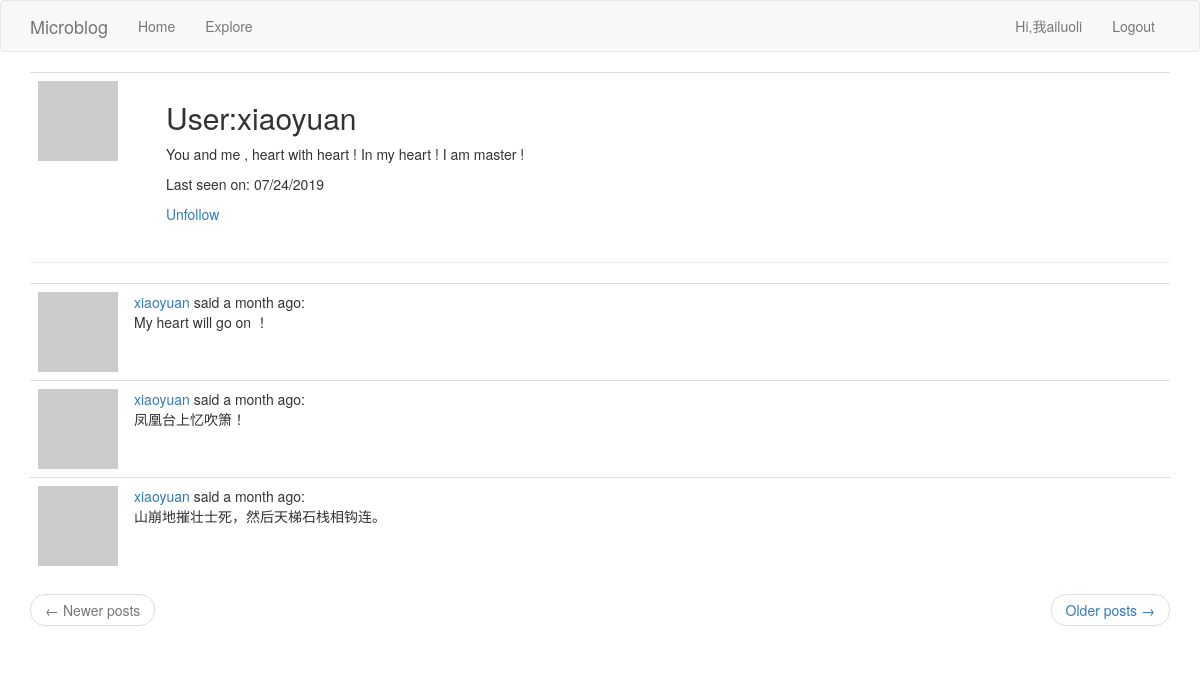
Page /user/xiaoyuan (signed in) on the committed database.
### app/models.py (models this page shows, shortened)
class User(UserMixin, db.Model):
	id = db.Column(db.Integer, primary_key=True)
	username = db.Column(db.String(64), index=True, unique=True)
	email = db.Column(db.String(120), index=True, unique=True)
	password_hash = db.Column(db.String(128))
	posts = db.relationship('Post', backref='author', lazy='dynamic')
	about_me = db.Column(db.String(140))
	last_seen = db.Column(db.DateTime, default=datetime.utcnow())
	followed = db.relationship(
		'User',
		secondary=followers,
		primaryjoin=(followers.c.follower_id == id),
		secondaryjoin=(followers.c.followed_id == id),
		backref=db.backref('followers', lazy='dynamic'),
		lazy='dynamic'
	)
	def avatar(self, size):
		digest = md5(self.email.lower().encode('utf-8')).hexdigest()
		return 'https://www.gravatar.com/avatar/{}?d=identicon&s={}'.format(digest, size)
	def is_following(self, user):
		return self.followed.filter(followers.c.followed_id == user.id).count() > 0

class Post(db.Model):
	id = db.Column(db.Integer, primary_key=True)
	body = db.Column(db.String(1024))
	timestamp = db.Column(db.DateTime, index=True, default=datetime.utcnow)
	user_id = db.Column(db.Integer, db.ForeignKey('user.id'))

### app/routes.py (the view)
@app.route('/user/<username>')
@login_required
def user(username):
	user = User.query.filter_by(username=username).first_or_404()
	page = request.args.get('page', 1, type=int)
	posts = user.posts.order_by(Post.timestamp.desc()).paginate(page, app.config['POSTS_PER_PAGE'], False)
	prev_url = url_for('user', username=username, page=posts.prev_num) if posts.has_prev else None
	next_url = url_for('user', username=username, page=posts.next_num) if posts.has_next else None
	return render_template('user.html', title='Profile', user=user, posts=posts.items, next_url=next_url,
						   prev_url=prev_url)

### app/models.py (called while the page is built)
@login.user_loader
def load_user(id):
	return User.query.get(int(id))

### app/routes.py (called while the page is built)
@app.before_request
def before_request():
	if current_user.is_authenticated:
		current_user.last_seen = datetime.utcnow()
		db.session.commit()

### app/templates/user.html (shortened to what this page needs)
{% extends 'base.html' %}
{% block app_content %}
    <table class="table table-hover">
        <tr>
            <td width="128px"><img src="{{ user.avatar(128) }}"></td>
            <td>
                <h2>{{ _('User:') }}{{ user.username }}</h2>
                {% if user.about_me %}
                    <p>{{ user.about_me }}</p>
                {% endif %}
                {% if user.last_seen %}
                    <p>{{ _('Last seen on: ') }}{{ moment(user.last_seen).format('L') }}</p>
                {% endif %}
                {% if user==current_user %}
                    <p>
                        <a href="{{ url_for('edit_profile') }}">{{ _('Edit your profile') }}</a>
                    </p>
                {% elif not current_user.is_following(user) %}
                    <p>
                        <a href="{{ url_for('follow', username=user.username) }}">{{ _('Follow') }}</a>
                    </p>
                {% else %}
                    <p>
                        <a href="{{ url_for('unfollow', username=user.username) }}">{{ _('Unfollow') }}</a>
                    </p>
                {% endif %}
            </td>
        </tr>
    </table>
    <hr>
    <table class="table table-hover">
        {% for post in posts %}
            {% include '_post.html' %}
        {% endfor %}
    </table>
    <nav aria-label="...">
        <ul class="pager">
            <li class="previous{% if not prev_url %} disabled{% endif %}">
                <a href="{{ prev_url or '#' }}">
                    <span aria-hidden="true">&larr;</span> {{ _('Newer posts') }}
                </a>
            </li>
            <li class="next{% if not next_url %} disabled{% endif %}">
                <a href="{{ next_url or '#' }}">
                    {{ _('Older posts') }} <span aria-hidden="true">&rarr;</span>
                </a>
            </li>
        </ul>
    </nav>
{% endblock %}

### app/templates/base.html (shortened to what this page needs)
{% extends "bootstrap/base.html" %}
{% block navbar %}
    <nav class="navbar navbar-default">
        <div class="container">
            <div class="navbar-header">
                <a class="navbar-brand" href="{{ url_for('index') }}">Microblog</a>
            </div>
            <div class="collapse navbar-collapse" id="bs-example-navbar-collapse-1">
                <ul class="nav navbar-nav">
                    <li><a href="{{ url_for('index') }}">{{ _('Home') }}</a></li>
                    <li><a href="{{ url_for('explore') }}">{{ _('Explore') }}</a></li>
                </ul>
                <ul class="nav navbar-nav navbar-right">
                    {% if current_user.is_anonymous %}
                        <li><a href="{{ url_for('login') }}">{{ _('Login') }}</a></li>
                    {% else %}
                        <li>
                            <a href="{{ url_for('user', username=current_user.username) }}">{{ _('Hi,%(username)s',username=current_user.username) }}</a>
                        </li>
                        <li><a href="{{ url_for('logout') }}">{{ _('Logout') }}</a></li>
                    {% endif %}
                </ul>
            </div>
        </div>
    </nav>
{% endblock %}
{% block content %}
    <div class="container">
        {% block app_content %}{% endblock %}
    </div>
{% endblock %}

### app/templates/_post.html (shortened to what this page needs)
<tr align="top">
    <td width="70px">
        <a href="{{ url_for('user', username=post.author.username) }}">
            <img src="{{ post.author.avatar(70) }}">
        </a>
    </td>
    <td>
        {{ _('%(username)s said %(when)s', username=user_link, when=moment(post.timestamp).fromNow()) }}:
        <br>
        {{ post.body }}
    </td>
</tr>

### rows in the picture
User: username "xiaoyuan", about_me "You and me , heart with heart ! In my heart ! I am master !", last_seen "07/24/2019"
Post: body "My heart will go on ！"
Post: body "凤凰台上忆吹箫！"
Post: body "山崩地摧壮士死，然后天梯石栈相钩连。"
